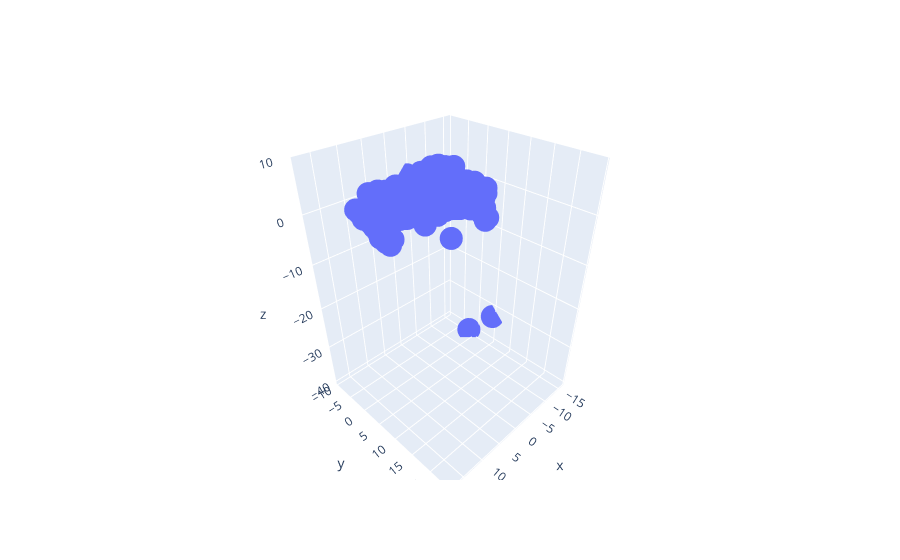

Notebook code cell kept with this figure:
### Code cell
players = df_modern.loc[df_modern.Year == 2017, 
                        ['Player']].astype(str).values.tolist()
players = reduce(lambda z, y :z + y, players)

data = [go.Scatter3d(
    x = Y[:,0],
    y = Y[:,1],
    z = Y[:,2],
    mode = 'markers',
    hovertext = players)]

layout = go.Layout(
    )

fig = go.Figure(data=data, layout=layout)
iplot(fig)

### Figure 1 — Plotly figure (JSON) as saved in the notebook; plotly's stock layout.template omitted (floating-point values rounded to 4 significant figures; data arrays with more than 128 entries replaced by an {"elided": "..."} marker saying what was removed)
{"data": [{"hovertext": {"elided": "595 str values"}, "mode": "markers", "type": "scatter3d", "x": {"elided": "595 float values"}, "y": {"elided": "595 float values"}, "z": {"elided": "595 float values"}}], "layout": {}}
